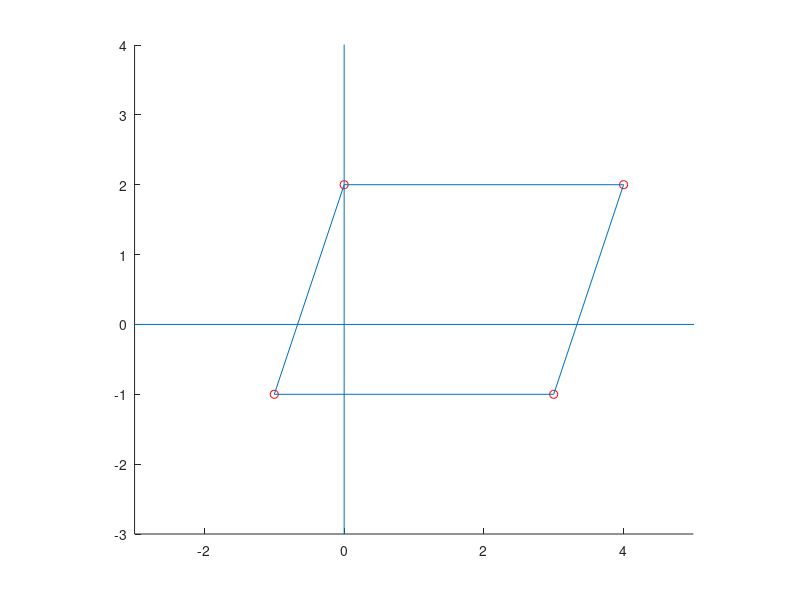

The MATLAB source for this figure:
X = [0 -1 3];
Y = [2 -1 -1];

R = [X' Y' [1 1 1]'];

iV = @(x) [1/x 1/(x^2-x) 1/(1-x); -(x+1)/x 1/(x-x^2) x/(x-1); 1 0 0];

Tx = 4;
Ty = 2;

d = 3; % za risanje
clf

hold on

plot(X, Y, 'ro')
plot(Tx, Ty, 'ro')
axis equal
grid off
line([0 0], [min(R(:,2))-d, max(R(:,2))+d]);
line([min(X)-d, max(R(:,1))+d], [0 0]);
axis([min(X)-d+1, max(R(:,1))+d-1, min(R(:,2))-d+1, max(R(:,2))+d-1])

line(X,Y);
line([Tx X(end)], [Ty Y(end)]);
line([X(1) Tx], [Y(1) Ty]);

hold off

